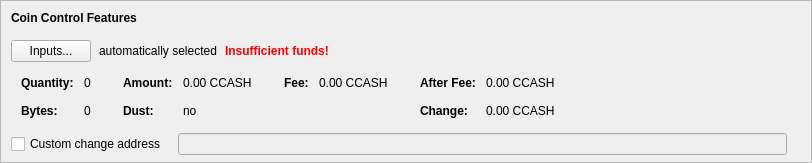
    <widget class="QFrame" name="frameCoinControl">
     <property name="sizePolicy">
      <sizepolicy hsizetype="Expanding" vsizetype="Expanding">
       <horstretch>0</horstretch>
       <verstretch>0</verstretch>
      </sizepolicy>
     </property>
     <property name="maximumSize">
      <size>
       <width>16777215</width>
       <height>16777215</height>
      </size>
     </property>
     <property name="frameShape">
      <enum>QFrame::StyledPanel</enum>
     </property>
     <property name="frameShadow">
      <enum>QFrame::Sunken</enum>
     </property>
     <layout class="QVBoxLayout" name="verticalLayoutCoinControl2">
      <property name="spacing">
       <number>0</number>
      </property>
      <property name="leftMargin">
       <number>0</number>
      </property>
      <property name="topMargin">
       <number>0</number>
      </property>
      <property name="rightMargin">
       <number>0</number>
      </property>
      <property name="bottomMargin">
       <number>6</number>
      </property>
      <item>
       <layout class="QVBoxLayout" name="verticalLayoutCoinControl" stretch="0,0,0,0,1">
        <property name="spacing">
         <number>0</number>
        </property>
        <property name="leftMargin">
         <number>10</number>
        </property>
        <property name="topMargin">
         <number>10</number>
        </property>
        <item>
         <layout class="QHBoxLayout" name="horizontalLayoutCoinControl1">
          <property name="bottomMargin">
           <number>15</number>
          </property>
          <item>
           <widget class="QLabel" name="labelCoinControlFeatures">
            <property name="sizePolicy">
             <sizepolicy hsizetype="Preferred" vsizetype="Maximum">
              <horstretch>0</horstretch>
              <verstretch>0</verstretch>
             </sizepolicy>
            </property>
            <property name="font">
             <font>
              <weight>75</weight>
              <bold>true</bold>
             </font>
            </property>
            <property name="styleSheet">
             <string notr="true">font-weight:bold;</string>
            </property>
            <property name="text">
             <string>Coin Control Features</string>
            </property>
           </widget>
          </item>
         </layout>
        </item>
        <item>
         <layout class="QHBoxLayout" name="horizontalLayoutCoinControl2" stretch="0,0,0,0">
          <property name="spacing">
           <number>8</number>
          </property>
          <property name="bottomMargin">
           <number>10</number>
          </property>
          <item>
           <widget class="QPushButton" name="pushButtonCoinControl">
            <property name="styleSheet">
             <string notr="true"/>
            </property>
            <property name="text">
             <string>Inputs...</string>
            </property>
            <property name="autoDefault">
             <bool>false</bool>
            </property>
           </widget>
          </item>
          <item>
           <widget class="QLabel" name="labelCoinControlAutomaticallySelected">
            <property name="text">
             <string>automatically selected</string>
            </property>
            <property name="margin">
             <number>5</number>
            </property>
           </widget>
          </item>
          <item>
           <widget class="QLabel" name="labelCoinControlInsuffFunds">
            <property name="font">
             <font>
              <weight>75</weight>
              <bold>true</bold>
             </font>
            </property>
            <property name="styleSheet">
             <string notr="true">color:red;font-weight:bold;</string>
            </property>
            <property name="text">
             <string>Insufficient funds!</string>
            </property>
            <property name="margin">
             <number>5</number>
            </property>
           </widget>
          </item>
          <item>
           <spacer name="horizontalSpacerCoinControl">
            <property name="orientation">
             <enum>Qt::Horizontal</enum>
            </property>
            <property name="sizeHint" stdset="0">
             <size>
              <width>40</width>
              <height>1</height>
             </size>
            </property>
           </spacer>
          </item>
         </layout>
        </item>
        <item>
         <widget class="QWidget" name="widgetCoinControl" native="true">
          <property name="sizePolicy">
           <sizepolicy hsizetype="Preferred" vsizetype="Preferred">
            <horstretch>0</horstretch>
            <verstretch>0</verstretch>
           </sizepolicy>
          </property>
          <property name="minimumSize">
           <size>
            <width>0</width>
            <height>0</height>
           </size>
          </property>
          <property name="styleSheet">
           <string notr="true"/>
          </property>
          <layout class="QHBoxLayout" name="horizontalLayoutCoinControl5">
           <property name="leftMargin">
            <number>0</number>
           </property>
           <property name="topMargin">
            <number>0</number>
           </property>
           <property name="rightMargin">
            <number>0</number>
           </property>
           <property name="bottomMargin">
            <number>0</number>
           </property>
           <item>
            <layout class="QHBoxLayout" name="horizontalLayoutCoinControl3" stretch="0,0,0,1">
             <property name="spacing">
              <number>20</number>
             </property>
             <property name="topMargin">
              <number>0</number>
             </property>
             <property name="bottomMargin">
              <number>10</number>
             </property>
             <item>
              <layout class="QFormLayout" name="formLayoutCoinControl1">
               <property name="horizontalSpacing">
                <number>10</number>
               </property>
               <property name="verticalSpacing">
                <number>14</number>
               </property>
               <property name="leftMargin">
                <number>10</number>
               </property>
               <property name="topMargin">
                <number>4</number>
               </property>
               <property name="rightMargin">
                <number>6</number>
               </property>
               <item row="0" column="0">
                <widget class="QLabel" name="labelCoinControlQuantityText">
                 <property name="font">
                  <font>
                   <weight>75</weight>
                   <bold>true</bold>
                  </font>
                 </property>
                 <property name="text">
                  <string>Quantity:</string>
                 </property>
                 <property name="margin">
                  <number>0</number>
                 </property>
                </widget>
               </item>
               <item row="0" column="1">
                <widget class="QLabel" name="labelCoinControlQuantity">
                 <property name="cursor">
                  <cursorShape>IBeamCursor</cursorShape>
                 </property>
                 <property name="contextMenuPolicy">
                  <enum>Qt::ActionsContextMenu</enum>
                 </property>
                 <property name="text">
                  <string notr="true">0</string>
                 </property>
                 <property name="margin">
                  <number>0</number>
                 </property>
                 <property name="textInteractionFlags">
                  <set>Qt::LinksAccessibleByMouse|Qt::TextSelectableByKeyboard|Qt::TextSelectableByMouse</set>
                 </property>
                </widget>
               </item>
               <item row="1" column="0">
                <widget class="QLabel" name="labelCoinControlBytesText">
                 <property name="font">
                  <font>
                   <weight>75</weight>
                   <bold>true</bold>
                  </font>
                 </property>
                 <property name="text">
                  <string>Bytes:</string>
                 </property>
                </widget>
               </item>
               <item row="1" column="1">
                <widget class="QLabel" name="labelCoinControlBytes">
                 <property name="cursor">
                  <cursorShape>IBeamCursor</cursorShape>
                 </property>
                 <property name="contextMenuPolicy">
                  <enum>Qt::ActionsContextMenu</enum>
                 </property>
                 <property name="text">
                  <string notr="true">0</string>
                 </property>
                 <property name="textInteractionFlags">
                  <set>Qt::LinksAccessibleByMouse|Qt::TextSelectableByKeyboard|Qt::TextSelectableByMouse</set>
                 </property>
                </widget>
               </item>
              </layout>
             </item>
             <item>
              <layout class="QFormLayout" name="formLayoutCoinControl2">
               <property name="horizontalSpacing">
                <number>10</number>
               </property>
               <property name="verticalSpacing">
                <number>14</number>
               </property>
               <property name="leftMargin">
                <number>6</number>
               </property>
               <property name="topMargin">
                <number>4</number>
               </property>
               <property name="rightMargin">
                <number>6</number>
               </property>
               <item row="0" column="0">
                <widget class="QLabel" name="labelCoinControlAmountText">
                 <property name="font">
                  <font>
                   <weight>75</weight>
                   <bold>true</bold>
                  </font>
                 </property>
                 <property name="text">
                  <string>Amount:</string>
                 </property>
                 <property name="margin">
                  <number>0</number>
                 </property>
                </widget>
               </item>
               <item row="0" column="1">
                <widget class="QLabel" name="labelCoinControlAmount">
                 <property name="cursor">
                  <cursorShape>IBeamCursor</cursorShape>
                 </property>
                 <property name="contextMenuPolicy">
                  <enum>Qt::ActionsContextMenu</enum>
                 </property>
                 <property name="text">
                  <string notr="true">0.00 CCASH</string>
                 </property>
                 <property name="textInteractionFlags">
                  <set>Qt::LinksAccessibleByMouse|Qt::TextSelectableByKeyboard|Qt::TextSelectableByMouse</set>
                 </property>
                </widget>
               </item>
               <item row="1" column="0">
                <widget class="QLabel" name="labelCoinControlLowOutputText">
                 <property name="font">
                  <font>
                   <weight>75</weight>
                   <bold>true</bold>
                  </font>
                 </property>
                 <property name="text">
                  <string>Dust:</string>
                 </property>
                </widget>
               </item>
               <item row="1" column="1">
                <widget class="QLabel" name="labelCoinControlLowOutput">
                 <property name="cursor">
                  <cursorShape>IBeamCursor</cursorShape>
                 </property>
                 <property name="contextMenuPolicy">
                  <enum>Qt::ActionsContextMenu</enum>
                 </property>
                 <property name="text">
                  <string notr="true">no</string>
                 </property>
                 <property name="textInteractionFlags">
                  <set>Qt::LinksAccessibleByMouse|Qt::TextSelectableByKeyboard|Qt::TextSelectableByMouse</set>
                 </property>
                </widget>
               </item>
              </layout>
             </item>
             <item>
              <layout class="QFormLayout" name="formLayoutCoinControl3">
               <property name="horizontalSpacing">
                <number>10</number>
               </property>
               <property name="verticalSpacing">
                <number>14</number>
               </property>
               <property name="leftMargin">
                <number>6</number>
               </property>
               <property name="topMargin">
                <number>4</number>
               </property>
               <property name="rightMargin">
                <number>6</number>
               </property>
               <item row="0" column="0">
                <widget class="QLabel" name="labelCoinControlFeeText">
                 <property name="font">
                  <font>
                   <weight>75</weight>
                   <bold>true</bold>
                  </font>
                 </property>
                 <property name="text">
                  <string>Fee:</string>
                 </property>
                 <property name="margin">
                  <number>0</number>
                 </property>
                </widget>
               </item>
               <item row="0" column="1">
                <widget class="QLabel" name="labelCoinControlFee">
                 <property name="cursor">
                  <cursorShape>IBeamCursor</cursorShape>
                 </property>
                 <property name="contextMenuPolicy">
                  <enum>Qt::ActionsContextMenu</enum>
                 </property>
                 <property name="text">
                  <string notr="true">0.00 CCASH</string>
                 </property>
                 <property name="textInteractionFlags">
                  <set>Qt::LinksAccessibleByMouse|Qt::TextSelectableByKeyboard|Qt::TextSelectableByMouse</set>
                 </property>
                </widget>
               </item>
              </layout>
             </item>
             <item>
              <layout class="QFormLayout" name="formLayoutCoinControl4">
               <property name="horizontalSpacing">
                <number>10</number>
               </property>
               <property name="verticalSpacing">
                <number>14</number>
               </property>
               <property name="leftMargin">
                <number>6</number>
               </property>
               <property name="topMargin">
                <number>4</number>
               </property>
               <property name="rightMargin">
                <number>6</number>
               </property>
               <item row="0" column="0">
                <widget class="QLabel" name="labelCoinControlAfterFeeText">
                 <property name="font">
                  <font>
                   <weight>75</weight>
                   <bold>true</bold>
                  </font>
                 </property>
                 <property name="text">
                  <string>After Fee:</string>
                 </property>
                 <property name="margin">
                  <number>0</number>
                 </property>
                </widget>
               </item>
               <item row="0" column="1">
                <widget class="QLabel" name="labelCoinControlAfterFee">
                 <property name="cursor">
                  <cursorShape>IBeamCursor</cursorShape>
                 </property>
                 <property name="contextMenuPolicy">
                  <enum>Qt::ActionsContextMenu</enum>
                 </property>
                 <property name="text">
                  <string notr="true">0.00 CCASH</string>
                 </property>
                 <property name="textInteractionFlags">
                  <set>Qt::LinksAccessibleByMouse|Qt::TextSelectableByKeyboard|Qt::TextSelectableByMouse</set>
                 </property>
                </widget>
               </item>
               <item row="1" column="0">
                <widget class="QLabel" name="labelCoinControlChangeText">
                 <property name="font">
                  <font>
                   <weight>75</weight>
                   <bold>true</bold>
                  </font>
                 </property>
                 <property name="text">
                  <string>Change:</string>
                 </property>
                </widget>
               </item>
               <item row="1" column="1">
                <widget class="QLabel" name="labelCoinControlChange">
                 <property name="cursor">
                  <cursorShape>IBeamCursor</cursorShape>
                 </property>
                 <property name="contextMenuPolicy">
                  <enum>Qt::ActionsContextMenu</enum>
                 </property>
                 <property name="text">
                  <string notr="true">0.00 CCASH</string>
                 </property>
                 <property name="textInteractionFlags">
                  <set>Qt::LinksAccessibleByMouse|Qt::TextSelectableByKeyboard|Qt::TextSelectableByMouse</set>
                 </property>
                </widget>
               </item>
              </layout>
             </item>
            </layout>
           </item>
          </layout>
         </widget>
        </item>
        <item>
         <layout class="QHBoxLayout" name="horizontalLayoutCoinControl4" stretch="0,0,0">
          <property name="spacing">
           <number>12</number>
          </property>
          <property name="sizeConstraint">
           <enum>QLayout::SetDefaultConstraint</enum>
          </property>
          <property name="topMargin">
           <number>5</number>
          </property>
          <property name="rightMargin">
           <number>5</number>
          </property>
          <item>
           <widget class="QCheckBox" name="checkBoxCoinControlChange">
            <property name="toolTip">
             <string>If this is activated, but the change address is empty or invalid, change will be sent to a newly generated address.</string>
            </property>
            <property name="text">
             <string>Custom change address</string>
            </property>
           </widget>
          </item>
          <item>
           <widget class="QValidatedLineEdit" name="lineEditCoinControlChange">
            <property name="enabled">
             <bool>false</bool>
            </property>
            <property name="sizePolicy">
             <sizepolicy hsizetype="Expanding" vsizetype="Fixed">
              <horstretch>0</horstretch>
              <verstretch>0</verstretch>
             </sizepolicy>
            </property>
           </widget>
          </item>
          <item>
           <widget class="QLabel" name="labelCoinControlChangeLabel">
            <property name="sizePolicy">
             <sizepolicy hsizetype="Preferred" vsizetype="Expanding">
              <horstretch>0</horstretch>
              <verstretch>0</verstretch>
             </sizepolicy>
            </property>
            <property name="minimumSize">
             <size>
              <width>0</width>
              <height>0</height>
             </size>
            </property>
            <property name="text">
             <string/>
            </property>
            <property name="margin">
             <number>3</number>
            </property>
           </widget>
          </item>
         </layout>
        </item>
        <item>
         <spacer name="verticalSpacerCoinControl">
          <property name="orientation">
           <enum>Qt::Vertical</enum>
          </property>
          <property name="sizeHint" stdset="0">
           <size>
            <width>800</width>
            <height>1</height>
           </size>
          </property>
         </spacer>
        </item>
       </layout>
      </item>
     </layout>
    </widget>
